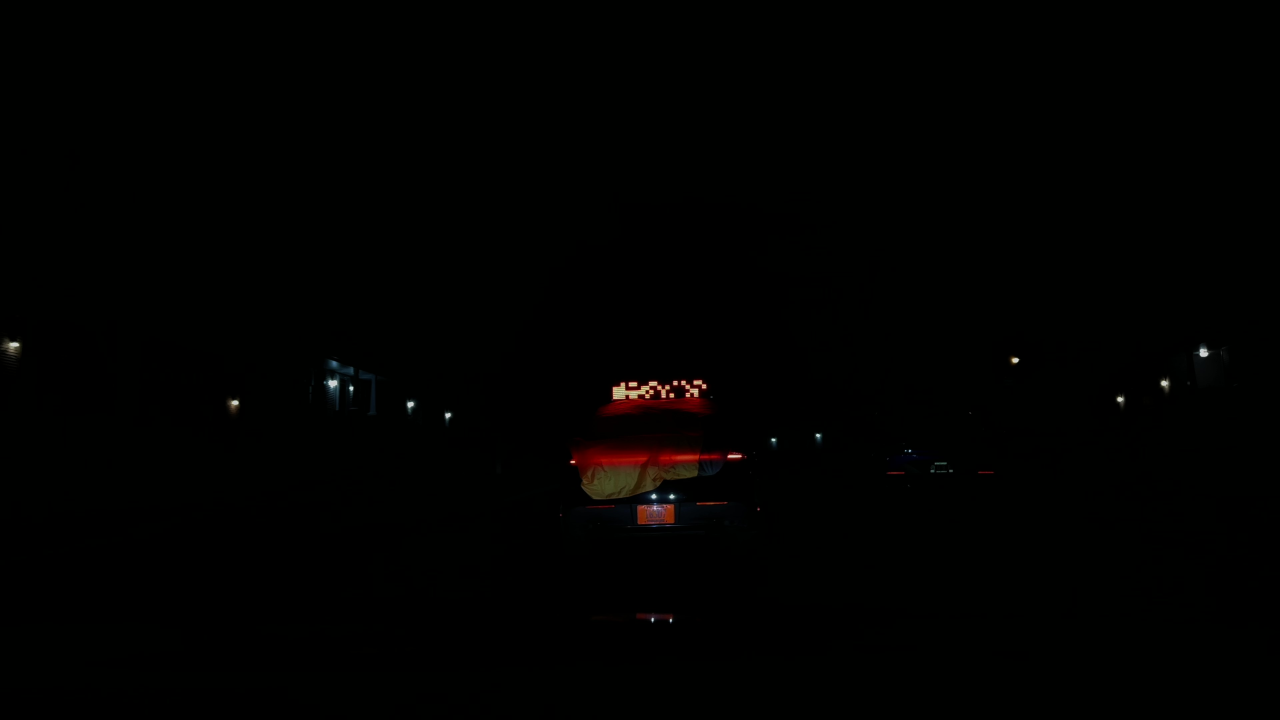
#> input picture test-night.jpg, 3840 x 2160 px (shown at 1/3 size)
$ python -i camera.py   (imports and definitions only)
#> lines starting #> are read from the running program, lines starting #| are printed output that depends on the picture; after the words box and inside, x2 and y2 are one past the last pixel; in counts of white or black regions, pixels touching at a corner belong together
#> further down, picture is the input picture: shape (2160, 3840, 3); mean B, G, R 0.5, 1.3, 1.1
from matplotlib import pyplot as plt
import numpy as np
from ultralytics import YOLO
import cv2
import matplotlib.gridspec as gridspec


# keeping the frame + sign box tos how at the result
det = None
frame_count = 0
# Function to order points for perspective transformation


def order_points(pts):
    rect = np.zeros((4, 2), dtype="float32")

    s = pts.sum(axis=1)
    rect[0] = pts[np.argmin(s)]
    rect[2] = pts[np.argmax(s)]

    diff = np.diff(pts, axis=1)
    rect[1] = pts[np.argmin(diff)]
    rect[3] = pts[np.argmax(diff)]

    return rect

# Function to perform perspective transform
def four_point_transform(image, pts):
    rect = order_points(pts)
    (tl, tr, br, bl) = rect

    widthA = np.sqrt(((br[0] - bl[0]) ** 2) + ((br[1] - bl[1]) ** 2))
    widthB = np.sqrt(((tr[0] - tl[0]) ** 2) + ((tr[1] - tl[1]) ** 2))
    maxWidth = max(int(widthA), int(widthB))

    heightA = np.sqrt(((tr[0] - br[0]) ** 2) + ((tr[1] - br[1]) ** 2))
    heightB = np.sqrt(((tl[0] - bl[0]) ** 2) + ((tl[1] - bl[1]) ** 2))
    maxHeight = max(int(heightA), int(heightB))

    dst = np.array([
        [0, 0],
        [maxWidth - 1, 0],
        [maxWidth - 1, maxHeight - 1],
        [0, maxHeight - 1]], dtype="float32")

    M = cv2.getPerspectiveTransform(rect, dst)
    warped = cv2.warpPerspective(image, M, (maxWidth, maxHeight))

    return warped


def panel_enhancer(image_to_enhance):

    # Convert the image to grayscale for processing
    gray_image_to_enhance = cv2.cvtColor(image_to_enhance, cv2.COLOR_BGR2GRAY)

    # Apply histogram equalization to improve the contrast of the image
    equalized_image = cv2.equalizeHist(gray_image_to_enhance)
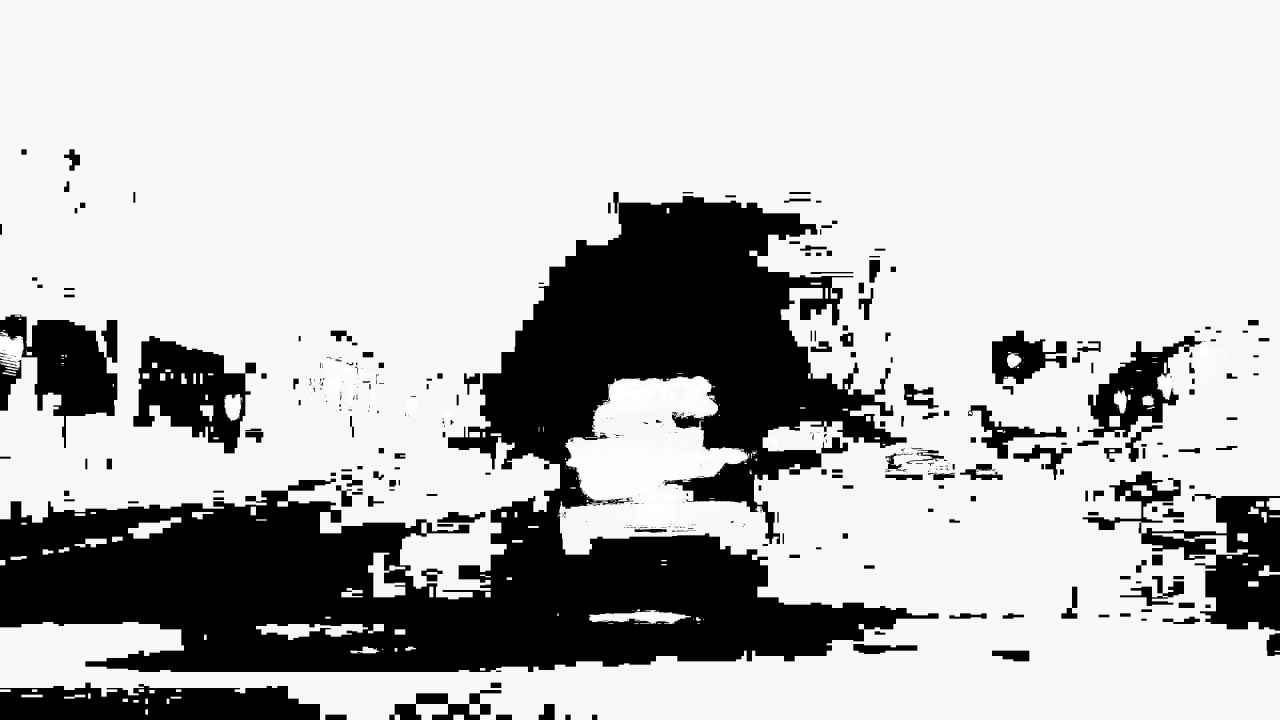
#> equalized_image: shape (2160, 3840) (shown at 1/3 size); min 0, max 255, mean 186

    # Now, we'll attempt to remove the background. Since the LEDs emit light and have a distinct color,
    # we can use color segmentation to isolate them from the background.
    # Convert the image from BGR to HSV color space
    hsv = cv2.cvtColor(image_to_enhance, cv2.COLOR_BGR2HSV)
#> hsv: shape (2160, 3840, 3); mean H, S, V 45, 190.6, 1.9

    # Define the range of the red color in HSV
    # These values can be adjusted to capture the color of the LEDs more accurately
    lower_red = np.array([0, 120, 70])
    upper_red = np.array([10, 255, 255])

    # Threshold the HSV image to get only red colors
    mask1 = cv2.inRange(hsv, lower_red, upper_red)
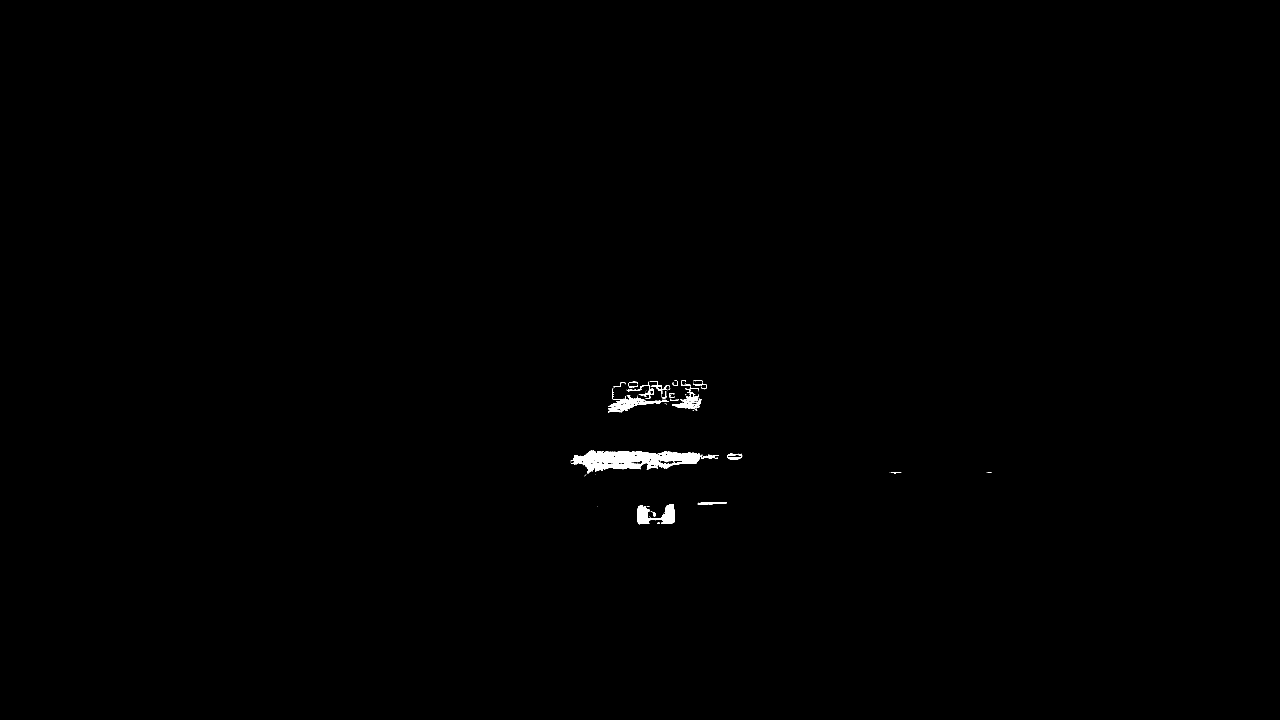
#> mask1: shape (2160, 3840) (shown at 1/3 size); 0.3% white; 126 white regions (98 under 20 px), largest, box (x1, y1, x2, y2) and area: (1712, 1350, 2108, 1421) 14229, (1913, 1513, 2023, 1573) 3566, (1824, 1186, 2007, 1237) 2336

    # Define range for upper range of red
    lower_red = np.array([170, 120, 70])
    upper_red = np.array([180, 255, 255])
    mask2 = cv2.inRange(hsv, lower_red, upper_red)
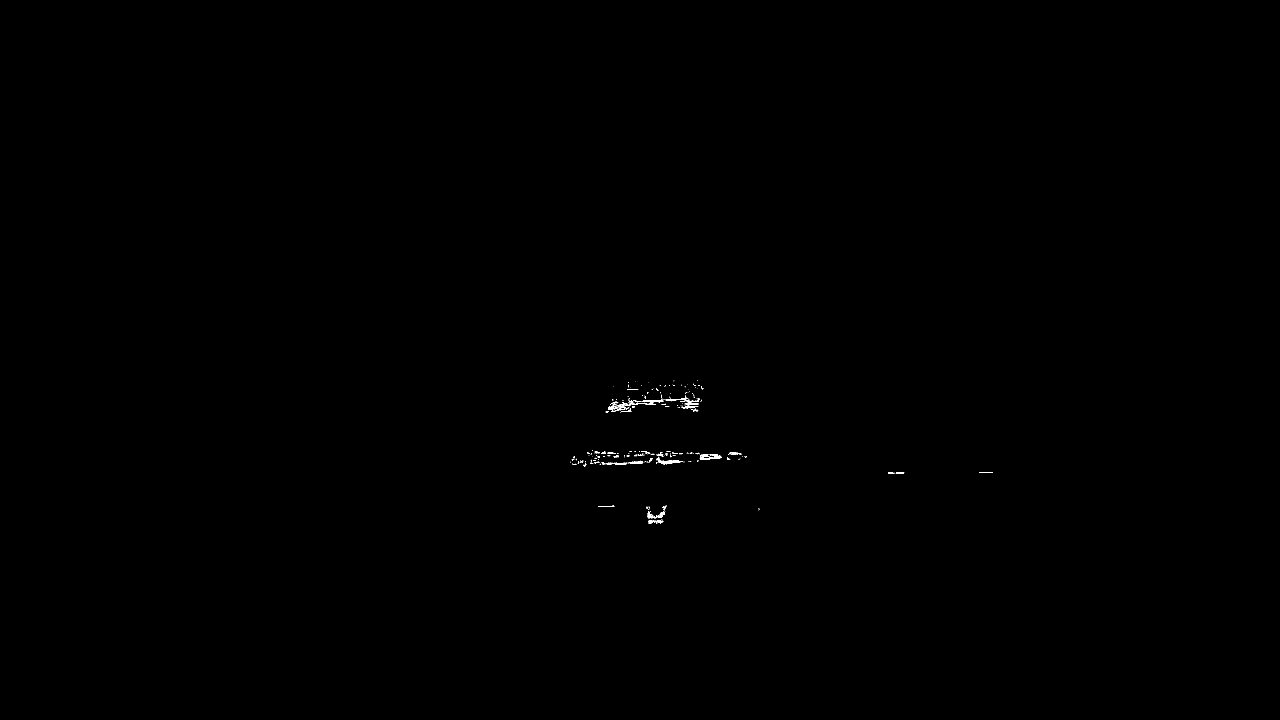
#> mask2: shape (2160, 3840) (shown at 1/3 size); 0.08% white; 277 white regions (221 under 20 px), largest, box (x1, y1, x2, y2) and area: (2099, 1363, 2165, 1379) 546, (1969, 1372, 2049, 1394) 540, (1996, 1186, 2100, 1206) 393

    # Combine the masks for lower and upper red ranges
    mask = mask1 + mask2
#> mask: shape (2160, 3840); 0.37% white; 62 white regions (39 under 20 px)

    # Bitwise-AND mask and original image to isolate the LEDs
    res = cv2.bitwise_and(image_to_enhance, image_to_enhance, mask=mask)

    # Initialize minimum area rectangle
    min_area_rect = None
    contours, _ = cv2.findContours(mask.copy(), cv2.RETR_EXTERNAL, cv2.CHAIN_APPROX_SIMPLE)
#> contours = 61 contours, 43 with area under 20; largest, box (x1, y1, x2, y2) and area: (1710, 1350, 2165, 1421) 16624, (1817, 1165, 2106, 1237) 5728, (1913, 1513, 2023, 1573) 4319, (2181, 1357, 2227, 1379) 780, (1880, 1145, 1962, 1196) 504

    # Find the rotated rectangle for the largest contour which should be encompassing all LEDs
    if contours:
        # Merge all contours into one for the purpose of finding the minimum area bounding box
        all_contours = np.vstack(contours[i] for i in range(len(contours)))
#> all_contours = contour of 2051 points, box (x1, y1, x2, y2) (1710, 1140, 2979, 1573), area 14966
        min_area_rect = cv2.minAreaRect(all_contours)
#> min_area_rect = ((2342.3, 1344.9), (1266.5, 428.2), -1.75)

        # Get the box points and draw them
        box = cv2.boxPoints(min_area_rect)
#> box = [[1715.9, 1578.2], [1702.8, 1150.3], [2968.6, 1111.5], [2981.7, 1539.5]]
        box = np.int0(box)
#> box = [[1715, 1578], [1702, 1150], [2968, 1111], [2981, 1539]]

        # be sure if the box is colse to the aspect ratio of the panel

        dist_1 = np.linalg.norm(box[0] - box[1])
#> dist_1 = 428.2
        dist_2 = np.linalg.norm(box[1] - box[2])
#> dist_2 = 1266.6

        # Width and height of the rectangle
        width = max(dist_1, dist_2)
#> width = 1266.6
        height = min(dist_1, dist_2)
#> height = 428.2

        # Calculate aspect ratio (width / height)
        aspect_ratio = width / height if height > 0 else 0
#> aspect_ratio = 2.96
        # print(aspect_ratio)
        if aspect_ratio > target_ratio[0] and aspect_ratio < target_ratio[1]:
            cv2.drawContours(res, [box], 0, (0, 255, 0), 2)
        else:
            return
    else:
        return

    # Return the angle of the rotated rectangle for further analysis
    min_area_rect[2] if min_area_rect else None
    # Use the four point transform to make the rectangle area a straight rectangle and crop the outside

    warped_image = four_point_transform(res, box)

    # Draw a 4x20 grid on the warped image
    grid_image = cv2.resize(warped_image.copy(), (0, 0), fx=10, fy=10)
    height, width = grid_image.shape[:2]

    # Number of cells in each direction
    num_cells_vertical = 4
    num_cells_horizontal = 24

    # The step size for each cell
    step_size_x = width // num_cells_horizontal
    step_size_y = height // num_cells_vertical

    # Draw the corrected grid
    for x in range(num_cells_horizontal):
        cv2.line(grid_image, (int(x * step_size_x), 0), (int(x * step_size_x), height), (255, 0, 0), 5)

    for y in range(num_cells_vertical):
        cv2.line(grid_image, (0, int(y * step_size_y)), (width, int(y * step_size_y)), (255, 0, 0), 5)

    # Plotting the result in two columns
    processed_imgs = [image_to_enhance, res, grid_image]
    processed_img_titles = ['Cropped panel image',
                            'Enhanced panel with rotated bounding box', 'Aligned panel with grid']

    # plt.figure(figsize=(16, 8))

    # Making a grid to fill for the plot
    gs = gridspec.GridSpec(3, 2)

    # Left side: frmae + box
    ax1 = plt.subplot(gs[0:3, 0])
    # ax1.imshow(cv2.cvtColor(det, cv2.COLOR_BGR2RGB))
    ax1.imshow(cv2.cvtColor(annotated_frame, cv2.COLOR_BGR2RGB))
    ax1.set_title(f'Camera Object Detection frame {frame_count}')
    ax1.axis('off')

    # Right side: 3 vertically stacked images
    for i in range(3):
        ax = plt.subplot(gs[i, 1])

        ax.imshow(cv2.cvtColor(processed_imgs[i], cv2.COLOR_BGR2RGB))
        ax.set_title(processed_img_titles[i])
        ax.axis('off')

    plt.show()
    plt.draw()
    plt.pause(0.1)  # Small delay

    # # Optional: Clear the plot
    plt.clf()

#Main Function:
model_path = 'VECTOR-detect.pt'
video_path = 0  # for webcam
video_path = '/home/cw/vec-backup/VECTOR-Demo/vector/panel-test.mp4'  # for video file
# detecting class 7 with > 0.6 confidence
sign_det_conf = 0.6
panel_cls = 7
target_ratio = [4,6] # target aspect ratio of the panel

# [2 lines not run here, left out]

# [1 line that did not run here, left out]
# [37 lines not run here, left out]

>>> import cv2
>>> picture = cv2.imread('test-night.jpg')
>>> result = panel_enhancer(picture)

$ run again, on test.png
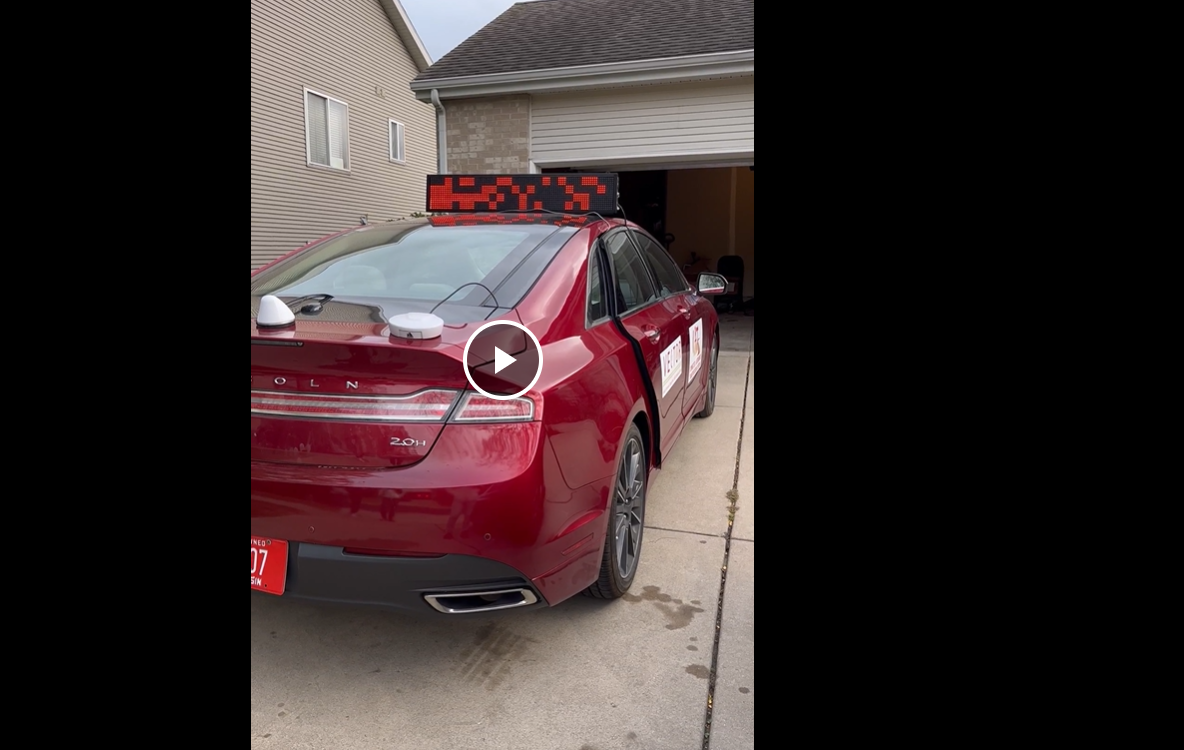
#> input picture test.png, 1184 x 750 px
#> picture is the input picture: shape (750, 1184, 3); mean B, G, R 43.8, 43.6, 54.8
#> hsv: shape (750, 1184, 3); mean H, S, V 35, 32, 55.5
#> in panel_enhancer, `mask1 = cv2.inRange(hsv, lower_red, upper_red)`:
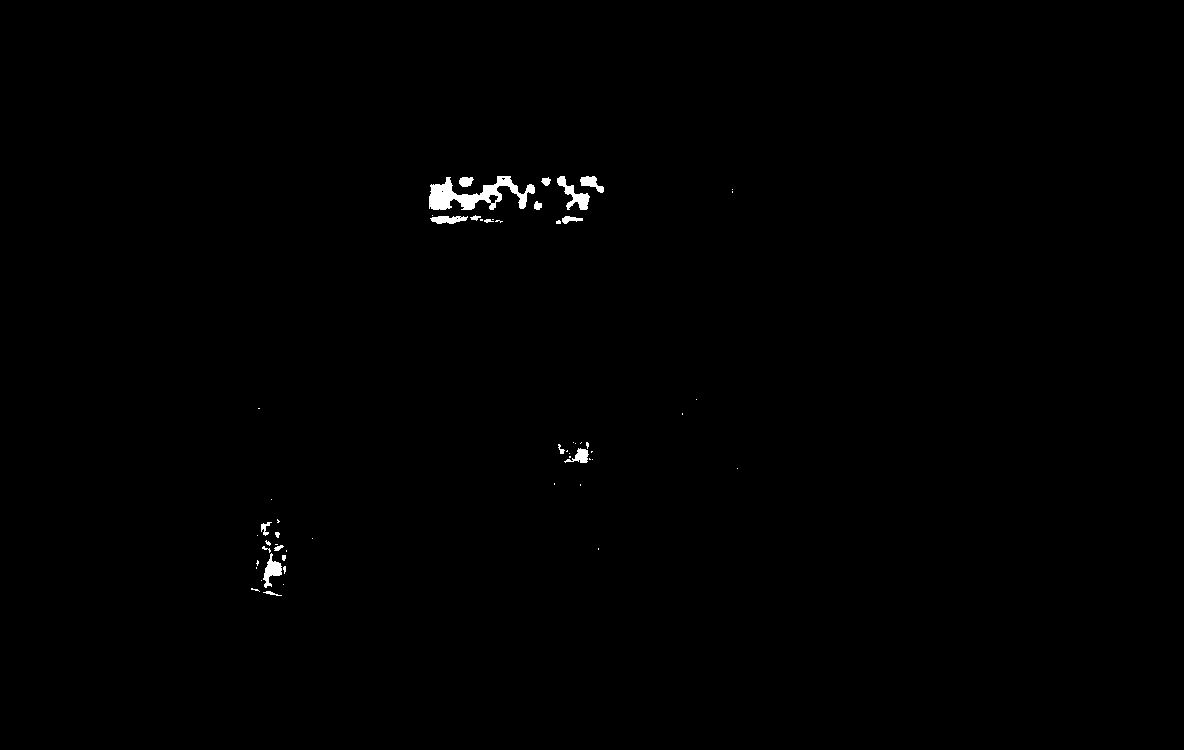
#> mask1: shape (750, 1184); 0.42% white; 56 white regions (37 under 20 px), largest, box (x1, y1, x2, y2) and area: (429, 176, 535, 210) 1602, (557, 176, 590, 210) 412, (263, 553, 282, 588) 305
#> mask2: shape (750, 1184); 7.8% white; 134 white regions (98 under 20 px), largest, box (x1, y1, x2, y2) and area: (251, 257, 649, 597) 53082, (251, 336, 468, 395) 9522, (621, 295, 718, 381) 3008
#> mask: shape (750, 1184); 8.2% white; 89 white regions (59 under 20 px)
#> in panel_enhancer, `res = cv2.bitwise_and(image_to_enhance, image_to_enhance, mask=mask)`:
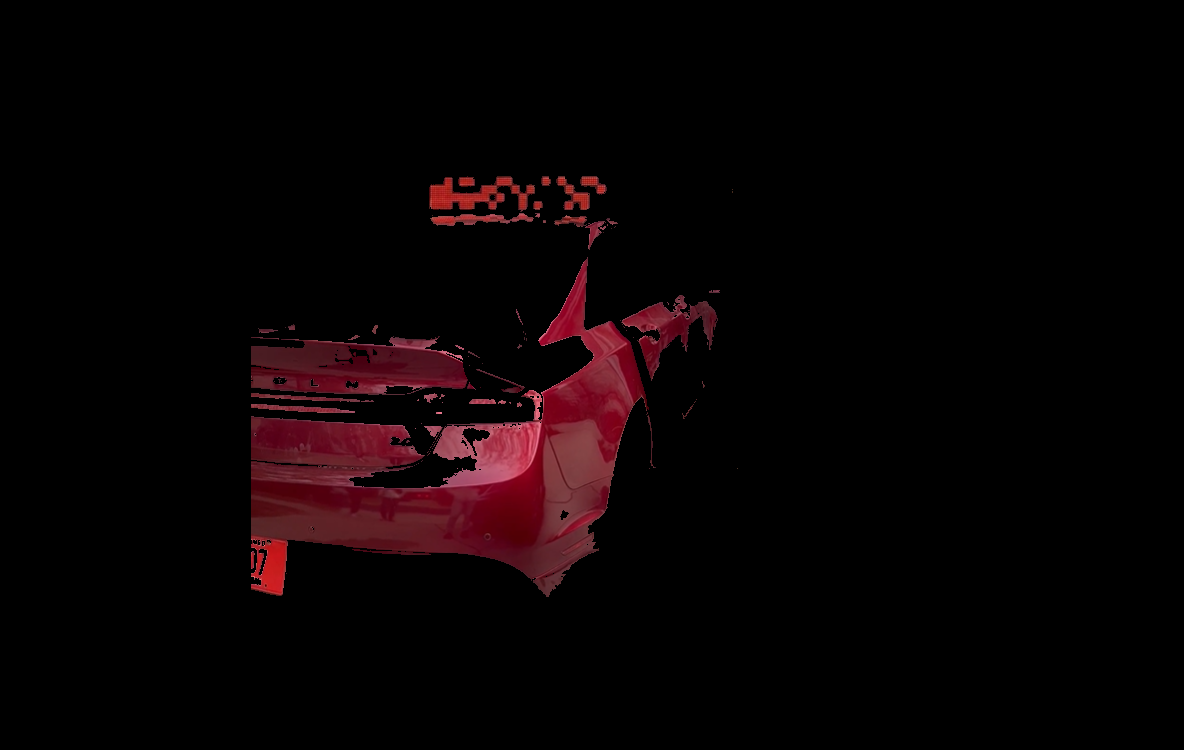
#> res: shape (750, 1184, 3); mean B, G, R 3.6, 2.5, 9.4
#> contours = 87 contours, 66 with area under 20; largest, box (x1, y1, x2, y2) and area: (251, 257, 649, 597) 53522, (251, 336, 468, 395) 9519, (621, 295, 718, 381) 2795, (429, 176, 535, 212) 1860, (430, 213, 534, 226) 618
#> all_contours = contour of 2478 points, box (x1, y1, x2, y2) (251, 176, 738, 597), area 126562
#> min_area_rect = ((494, 386), (420, 486), -90)
#> box = [[737, 596], [251, 596], [251, 176], [737, 176]]
#> dist_1 = 486
#> dist_2 = 420
#> width = 486
#> height = 420
#> aspect_ratio = 1.16
